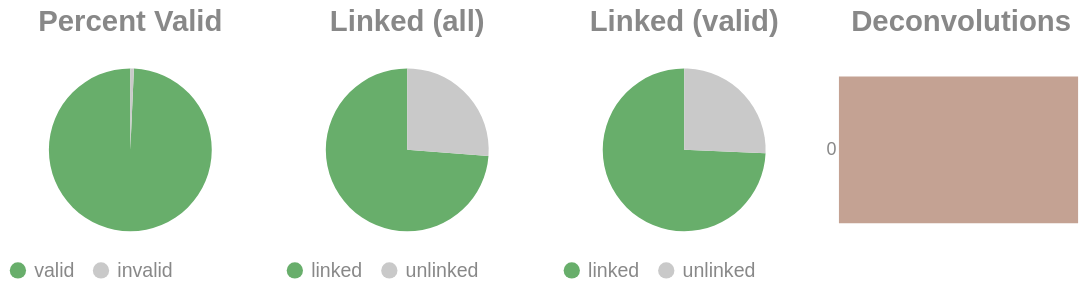

Notebook source saved alongside this figure:
### Code cell
if SKIPLR:
    pass
else:
    clash = Counter()
    for i in valids['molecule'].to_list():
        _mol = i.split("-")
        if len(_mol) == 1:
            clash.update('0')
        else:
            clash.update(_mol[-1])

    _d = {"deconvolutions": [], 'count': []}
    for k,v in clash.items():
        _d['deconvolutions'].append(k)
        _d['count'].append(v)

    tot_valid = valids['reads'].sum()
    mask = valids['reads'] >= 2
    n_linked_reads = valids.filter(mask)['reads'].sum()
    if n_linked_reads == 0:
        print_html("No linked molecules (>=2 reads) were detected; skipping linked-only distributions.")
        SKIPLR = True
    else:
        perc_valid = round(tot_valid / n_reads, 4)
        linked_perc_abs = round(n_linked_reads / n_reads, 4)
        linked_perc = round(n_linked_reads / tot_valid, 4)

    _valid = pl.DataFrame({"valids": ['valid', 'invalid'], "count": [tot_valid, n_reads - tot_valid]})
    _linked_abs = pl.DataFrame({"linked (absolute)": ['linked', 'unlinked'], "count": [n_linked_reads, n_reads - n_linked_reads]})
    _linked_rel = pl.DataFrame({"linked (valids)": ['linked', 'unlinked'], "count": [n_linked_reads, tot_valid - n_linked_reads]})

    (
        alt.hconcat(
            piechart(_valid, goodval = 'valid', title = "Percent Valid"),
            piechart(_linked_abs, goodval = "linked", title =  "Linked (all)"),
            piechart(_linked_rel, goodval = "linked", title =  "Linked (valid)"),
            convolutionbar(pl.DataFrame(_d), title = "Deconvolutions"),
            center = True,
            bounds = 'flush'
        )
        .resolve_scale(color='independent')
        .resolve_legend('independent')
        .properties(usermeta={'embedOptions': {"actions": False}})
    ).display()

### Figure 1 — Vega-Lite specification as saved in the notebook (floating-point values rounded to 4 significant figures)
{"width": "container", "height": 400, "config": {"title": {"anchor": "start", "dy": -15, "fontSize": 18, "color": "#888888", "subtitleColor": "#888888", "subtitleFontSize": 14}, "arc": {"fill": "#0072B2"}, "axis": {"domainColor": "#888888", "domainWidth": 0.5, "gridWidth": 0.2, "grid": false, "titleFontWeight": 400, "titleFontSize": 15, "labelFontSize": 11, "labelColor": "#888888", "tickColor": "#888888", "tickWidth": 0.2, "titleColor": "#888888"}, "axisBand": {"grid": false}, "axisX": {"grid": true, "tickSize": 10, "domainCap": "round"}, "axisY": {"domain": false, "grid": true, "tickSize": 0, "domainCap": "round"}, "background": "transparent", "header": {"labelFontSize": 15, "labelColor": "#888888", "titleFontSize": 15, "titleFontWeight": 600, "titleColor": "#888888"}, "legend": {"labelFont": "sans-serif", "labelFontSize": 12, "labelColor": "#888888", "symbolSize": 100, "symbolType": "circle", "titleFontSize": 12, "titlePadding": 10, "titleColor": "#888888", "title": null}, "range": {"category": ["#E69F00", "#56B4E9", "#009E73", "#F0E442", "#0072B2", "#D55E00", "#CC79A7", "#000000"], "diverging": ["#cfe8f3", "#a2d4ec", "#73bfe2", "#46abdb", "#1696d2", "#12719e"]}, "area": {"fill": "#0072B2", "fillOpacity": 0.7, "line": true, "strokeOpacity": 0.7}, "line": {"color": "#0072B2", "stroke": "#0072B2", "strokeWidth": 2}, "trail": {"color": "#0072B2", "stroke": "#0072B2", "strokeWidth": 0, "size": 1}, "point": {"filled": true, "fillOpacity": 1.0, "size": 95}, "text": {"color": "#888888", "fontSize": 11, "align": "right", "fontWeight": 400, "size": 11}, "bar": {"fill": "#0072B2", "stroke": null}, "view": {"stroke": null, "continuousWidth": 660, "continuousHeight": 400}}, "hconcat": [{"data": {"name": "data-ab8993044cb7390715d3de79f3dd10e9"}, "mark": {"type": "arc"}, "encoding": {"color": {"field": "valids", "legend": {"orient": "bottom", "title": null}, "scale": {"domain": ["valid", "invalid"], "range": ["#68ae6b", "#C9C9C9"]}, "title": "Valids", "type": "nominal"}, "theta": {"field": "count", "type": "quantitative"}, "tooltip": [{"field": "valids", "title": "Valids", "type": "ordinal"}, {"field": "percent", "format": ".2%", "title": "Percent", "type": "quantitative"}, {"field": "count", "title": "Count", "type": "quantitative"}]}, "height": 100, "title": {"text": "Percent Valid", "align": "center", "anchor": "middle"}, "transform": [{"calculate": "datum.count / 15049681", "as": "percent"}], "width": 150}, {"data": {"name": "data-4436f98afcdaab195f3d301cc4eaf1e9"}, "mark": {"type": "arc"}, "encoding": {"color": {"field": "linked (absolute)", "legend": {"orient": "bottom", "title": null}, "scale": {"domain": ["linked", "unlinked"], "range": ["#68ae6b", "#C9C9C9"]}, "title": "Linked (Absolute)", "type": "nominal"}, "theta": {"field": "count", "type": "quantitative"}, "tooltip": [{"field": "linked (absolute)", "title": "Linked (Absolute)", "type": "ordinal"}, {"field": "percent", "format": ".2%", "title": "Percent", "type": "quantitative"}, {"field": "count", "title": "Count", "type": "quantitative"}]}, "height": 100, "title": {"text": "Linked (all)", "align": "center", "anchor": "middle"}, "transform": [{"calculate": "datum.count / 15049681", "as": "percent"}], "width": 150}, {"data": {"name": "data-41bc13a3d9cd69bd69718f234118d912"}, "mark": {"type": "arc"}, "encoding": {"color": {"field": "linked (valids)", "legend": {"orient": "bottom", "title": null}, "scale": {"domain": ["linked", "unlinked"], "range": ["#68ae6b", "#C9C9C9"]}, "title": "Linked (Valids)", "type": "nominal"}, "theta": {"field": "count", "type": "quantitative"}, "tooltip": [{"field": "linked (valids)", "title": "Linked (Valids)", "type": "ordinal"}, {"field": "percent", "format": ".2%", "title": "Percent", "type": "quantitative"}, {"field": "count", "title": "Count", "type": "quantitative"}]}, "height": 100, "title": {"text": "Linked (valid)", "align": "center", "anchor": "middle"}, "transform": [{"calculate": "datum.count / 14943555", "as": "percent"}], "width": 150}, {"data": {"name": "data-f0553386adfac0f2e39ee6a1311f5182"}, "mark": {"type": "bar"}, "encoding": {"color": {"field": "deconvolutions", "legend": null, "scale": {"scheme": "lightgreyred"}, "type": "nominal"}, "tooltip": [{"field": "deconvolutions", "title": "Deconvolutions", "type": "ordinal"}, {"field": "percent", "format": ".2%", "title": "Percent", "type": "quantitative"}, {"field": "count", "title": "Count", "type": "quantitative"}], "x": {"axis": null, "field": "count", "type": "quantitative"}, "y": {"field": "deconvolutions", "sort": "ascending", "title": null, "type": "nominal"}}, "height": 100, "title": {"text": "Deconvolutions", "align": "center", "anchor": "middle"}, "transform": [{"calculate": "datum.count / 6361924", "as": "percent"}], "width": 150}], "bounds": "flush", "center": true, "resolve": {"legend": {"angle": "independent"}, "scale": {"color": "independent"}}, "usermeta": {"embedOptions": {"actions": false}}, "$schema": "https://vega.github.io/schema/vega-lite/v6.1.0.json", "datasets": {"data-ab8993044cb7390715d3de79f3dd10e9": [{"valids": "valid", "count": 14943555}, {"valids": "invalid", "count": 106126}], "data-4436f98afcdaab195f3d301cc4eaf1e9": [{"linked (absolute)": "linked", "count": 11110311}, {"linked (absolute)": "unlinked", "count": 3939370}], "data-41bc13a3d9cd69bd69718f234118d912": [{"linked (valids)": "linked", "count": 11110311}, {"linked (valids)": "unlinked", "count": 3833244}], "data-f0553386adfac0f2e39ee6a1311f5182": [{"deconvolutions": "0", "count": 6361924}]}}
